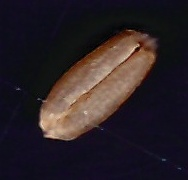
#> input picture Feature_Extraction/Data/Wheat_0.jpg, 188 x 180 px; its folder holds only this picture in this run
$ python 'Morphology Feature Extraction.py'
#> lines starting #> are read from the running program, lines starting #| are printed output that depends on the picture; after the words box and inside, x2 and y2 are one past the last pixel; in counts of white or black regions, pixels touching at a corner belong together; long printed decimals are rounded
import cv2 as cv
import numpy as np
import pandas as pd
import os

Columns = ["Height", "Width", "area", "perimeter", "circularity", "aspect_ratio", "solidity"]

df = pd.DataFrame(columns=Columns)

# Define Image Path
image_dir = "Data"
files = os.listdir(image_dir)
for filename in files:
    # Loading image
    print("\nThe image selected :", filename)
    filepath = os.path.join(image_dir, filename)
    img = cv.imread(filepath)
#> img is the input picture: shape (180, 188, 3); mean B, G, R 38, 33.7, 42.9

    # initialise an empty list to store all Feature of the image
    Features = []

    # Convert to grayscale
    gray = cv.cvtColor(img, cv.COLOR_BGR2GRAY)
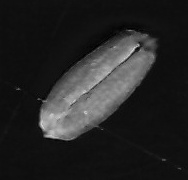
#> gray: shape (180, 188); min 0, max 216, mean 36.9
    # Threshold the image to binary
    _, thresh = cv.threshold(gray, 0, 255, cv.THRESH_BINARY_INV + cv.THRESH_OTSU)
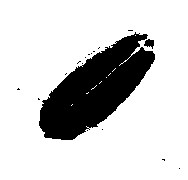
#> thresh: shape (180, 188); 81% white; 17 black regions (15 under 20 px), largest, box (x1, y1, x2, y2) and area: (39, 32, 155, 140) 6348, (144, 39, 154, 49) 63

    # Find the contours of the wheat plant
    contours, _ = cv.findContours(thresh, cv.RETR_EXTERNAL, cv.CHAIN_APPROX_SIMPLE)
#> contours = [[[0, 0], [0, 179], [187, 179], [187, 0]]]

    # Find the contour with the largest area (which should be the wheat plant)
    max_contour = min(contours, key=cv.contourArea)
#> max_contour = [[0, 0], [0, 179], [187, 179], [187, 0]]

    # Get the bounding box of the contour
    x, y, w, h = cv.boundingRect(max_contour)
#> x = 0; y = 0; w = 188; h = 180

    # Draw the bounding box on the image
    cv.rectangle(img, (x, y), (x + w, y + h), (0, 255, 0), 2)
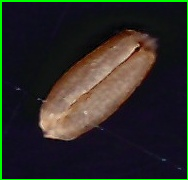
#> img: shape (180, 188, 3); 3.24% of pixels changed, all inside (x1, y1, x2, y2) = (0, 0, 188, 180)

    height = h
#> height = 180
    width = w
#> width = 188
    area = cv.contourArea(max_contour)
#> area = 33473
    perimeter = cv.arcLength(max_contour, True)
#> perimeter = 732
    circularity = (4 * np.pi * area) / (perimeter * perimeter)
#> circularity = 0.785
    aspect_ratio = float(w) / h
#> aspect_ratio = 1.04
    solidity = area / cv.contourArea(cv.convexHull(max_contour))
#> solidity = 1

    Features.append(height)
    print(f"Kernel Height: {height}")
#| Kernel Height: 180

    Features.append(width)
    print(f"Kernel Width: {width}")
#| Kernel Width: 188

    Features.append(area)
    print(f"Kernel Area: {area}")
#| Kernel Area: 33473.0

    Features.append(perimeter)
    print(f"Kernel Perimeter: {perimeter}")
#| Kernel Perimeter: 732.0

    Features.append(circularity)
    print(f"Kernel Circularity: {circularity}")
#| Kernel Circularity: 0.785

    Features.append(aspect_ratio)
    print(f"Kernel Aspect_ratio: {aspect_ratio}")
#| Kernel Aspect_ratio: 1.044

    Features.append(solidity)
    print(f"Kernel Solidity: {solidity}")
#| Kernel Solidity: 1.0

    print(
        "*******************************************************************************************************\n")

    df.loc[len(df)] = Features

print(df)
df.to_csv('Morphological Feature.csv', index=False)

$ run again, on Feature_Extraction/Data/Wheat_4.jpg
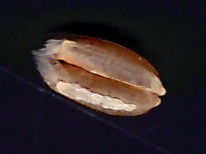
#> input picture Feature_Extraction/Data/Wheat_4.jpg, 206 x 154 px
#> img is the input picture: shape (154, 206, 3); mean B, G, R 38.5, 36.4, 46.1
#> `_, thresh = cv.threshold(gray, 0, 255, cv.THRESH_BINARY_INV + cv.THRES..`:
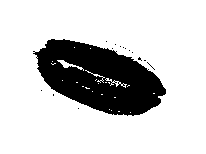
#> thresh: shape (154, 206); 80% white; 15 black regions (14 under 20 px), largest, box (x1, y1, x2, y2) and area: (33, 39, 166, 116) 6322
#> contours = [[[0, 0], [0, 153], [205, 153], [205, 0]]]
#> max_contour = [[0, 0], [0, 153], [205, 153], [205, 0]]
#> x = 0; w = 206; h = 154
#> `cv.rectangle(img, (x, y), (x + w, y + h), (0, 255, 0), 2)`:
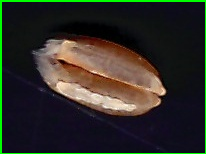
#> img: shape (154, 206, 3); 3.38% of pixels changed, all inside (x1, y1, x2, y2) = (0, 0, 206, 154)
#> width = 206
#> area = 31365
#> perimeter = 716
#> circularity = 0.769
#> aspect_ratio = 1.34
#> solidity = 1
#| Kernel Height: 154
#| Kernel Width: 206
#| Kernel Area: 31365.0
#| Kernel Perimeter: 716.0
#| Kernel Circularity: 0.7688
#| Kernel Aspect_ratio: 1.338
#| Kernel Solidity: 1.0

$ run again, on Feature_Extraction/Data/Wheat_5.jpg
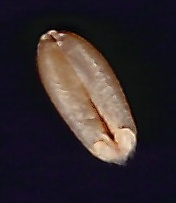
#> input picture Feature_Extraction/Data/Wheat_5.jpg, 176 x 203 px
#> img is the input picture: shape (203, 176, 3); mean B, G, R 43.4, 40.2, 48.8
#> `_, thresh = cv.threshold(gray, 0, 255, cv.THRESH_BINARY_INV + cv.THRES..`:
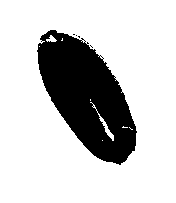
#> thresh: shape (203, 176); 78.5% white; 5 black regions (4 under 20 px), largest, box (x1, y1, x2, y2) and area: (37, 30, 137, 165) 7690
#> contours = [[[0, 0], [0, 202], [175, 202], [175, 0]]]
#> max_contour = [[0, 0], [0, 202], [175, 202], [175, 0]]
#> x = 0; w = 176; h = 203
#> `cv.rectangle(img, (x, y), (x + w, y + h), (0, 255, 0), 2)`:
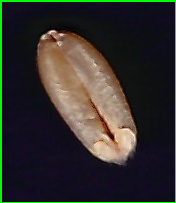
#> img: shape (203, 176, 3); 3.16% of pixels changed, all inside (x1, y1, x2, y2) = (0, 0, 176, 203)
#> width = 176
#> area = 35350
#> perimeter = 754
#> circularity = 0.781
#> aspect_ratio = 0.867
#> solidity = 1
#| Kernel Height: 203
#| Kernel Width: 176
#| Kernel Area: 35350.0
#| Kernel Perimeter: 754.0
#| Kernel Circularity: 0.7814
#| Kernel Aspect_ratio: 0.867
#| Kernel Solidity: 1.0

$ run again, on Feature_Extraction/Data/Wheat_1.jpg
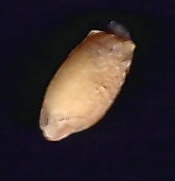
#> input picture Feature_Extraction/Data/Wheat_1.jpg, 175 x 181 px
#> img is the input picture: shape (181, 175, 3); mean B, G, R 43, 41.2, 51.2
#> `_, thresh = cv.threshold(gray, 0, 255, cv.THRESH_BINARY_INV + cv.THRES..`:
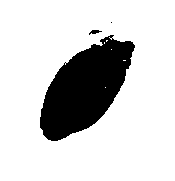
#> thresh: shape (181, 175); 81.5% white; 3 black regions (1 under 20 px), largest, box (x1, y1, x2, y2) and area: (40, 35, 135, 141) 5823, (89, 30, 102, 35) 34
#> contours = [[[0, 0], [0, 180], [174, 180], [174, 0]]]
#> max_contour = [[0, 0], [0, 180], [174, 180], [174, 0]]
#> x = 0; w = 175; h = 181
#> `cv.rectangle(img, (x, y), (x + w, y + h), (0, 255, 0), 2)`:
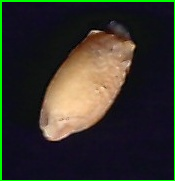
#> img: shape (181, 175, 3); 3.34% of pixels changed, all inside (x1, y1, x2, y2) = (0, 0, 175, 181)
#> width = 175
#> area = 31320
#> perimeter = 708
#> circularity = 0.785
#> aspect_ratio = 0.967
#> solidity = 1
#| Kernel Height: 181
#| Kernel Width: 175
#| Kernel Area: 31320.0
#| Kernel Perimeter: 708.0
#| Kernel Circularity: 0.7852
#| Kernel Aspect_ratio: 0.9669
#| Kernel Solidity: 1.0

$ run again, on Feature_Extraction/Data/Wheat_2.jpg
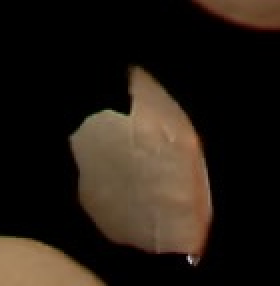
#> input picture Feature_Extraction/Data/Wheat_2.jpg, 140 x 143 px (shown 2 times larger)
#> img is the input picture: shape (143, 140, 3); mean B, G, R 20.6, 28.5, 37.1
#> `_, thresh = cv.threshold(gray, 0, 255, cv.THRESH_BINARY_INV + cv.THRES..`:
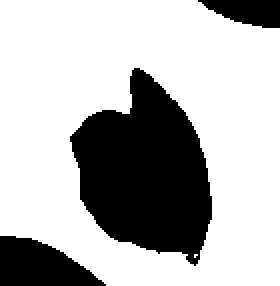
#> thresh: shape (143, 140) (shown 2 times larger); 71.2% white; 3 black regions
#> contours = 1 contour; box (x1, y1, x2, y2) and area: (0, 0, 140, 143) 18456
#> max_contour = contour of 50 points, box (x1, y1, x2, y2) (0, 0, 140, 143), area 18456
#> x = 0; w = 140; h = 143
#> `cv.rectangle(img, (x, y), (x + w, y + h), (0, 255, 0), 2)`:
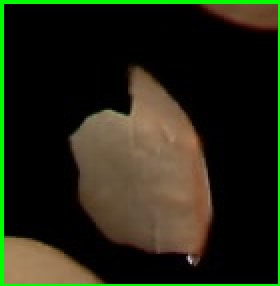
#> img: shape (143, 140, 3) (shown 2 times larger); 4.2% of pixels changed, all inside (x1, y1, x2, y2) = (0, 0, 140, 143)
#> width = 140
#> area = 18455.5
#> perimeter = 539.2
#> circularity = 0.798
#> aspect_ratio = 0.979
#> solidity = 0.982
#| Kernel Height: 143
#| Kernel Width: 140
#| Kernel Area: 18455.5
#| Kernel Perimeter: 539.154
#| Kernel Circularity: 0.7978
#| Kernel Aspect_ratio: 0.979
#| Kernel Solidity: 0.9823
